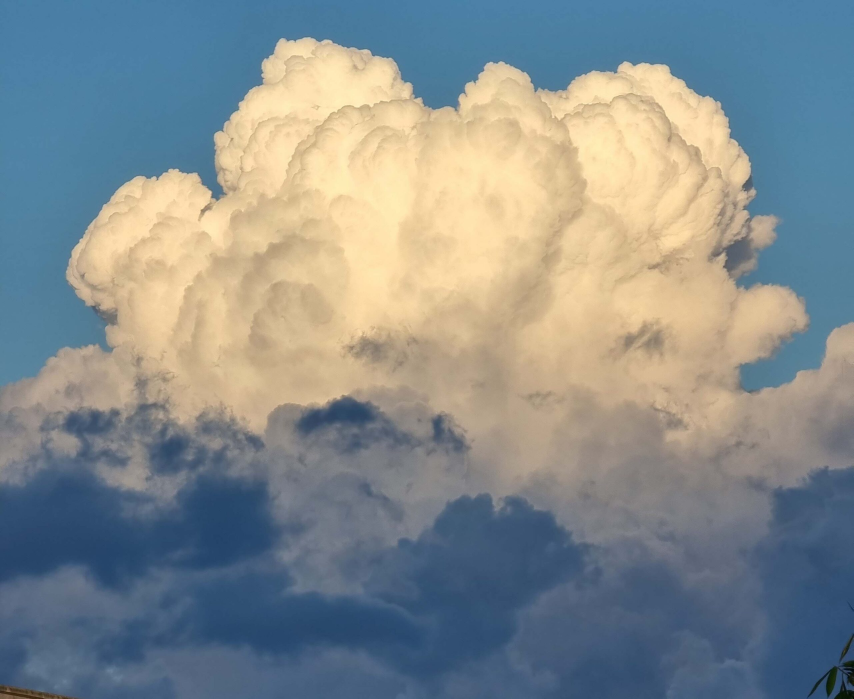
#> input picture dataset/Cumulonimbus.jpg, 2560 x 2096 px, found by its file name (shown at 1/3 size)
$ python 'matplotlib- resizing image.py'
#> lines starting #> are read from the running program, lines starting #| are printed output that depends on the picture
from matplotlib import pyplot as plt
from matplotlib import image as mpimg
import cv2 as cv
import numpy as np

# Read the image
image = mpimg.imread('Cumulonimbus.jpg')
#> image is the input picture: shape (2096, 2560, 3); mean R, G, B 133.3, 140.5, 141.3
reimage = cv.resize(image, (50, 50), fx=2.5, fy=2.5, interpolation=cv.INTER_LINEAR)
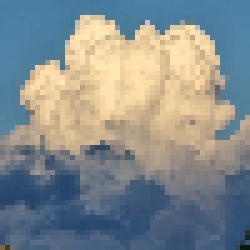
#> reimage: shape (50, 50, 3) (shown 5 times larger); mean R, G, B 133.3, 140.6, 141.3

# Convert image to numpy array
array = np.array(reimage)
# print (array)

# Try merging the image pixels for segmentation
# The manual way to do it is to loop through the image and merge the pixels, but we can use numpy to do it more efficiently
k=1
for i in range(0, reimage.shape[0], k): # Loop through height
    for j in range(0, reimage.shape[1], k): # Loop through width

        # Identify a block of pixel
        block = array[i:i+k, j:j+k]

        # Calculate the average color of the block
        avg_color = np.mean(block, axis=(0, 1))

        # Set the color of the block to the average color
        array[i:i+k, j:j+k] = avg_color


# Plot the resized image
plt.xlabel('Width')
plt.ylabel('Height')
plt.title('Resized Image')
plt.imshow(reimage)
print(reimage.shape)
#| (50, 50, 3)
plt.show()
